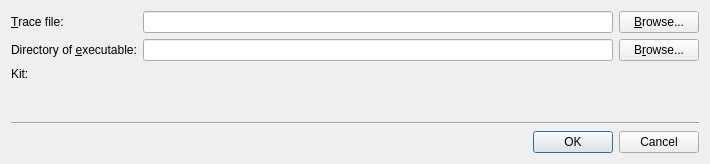
<?xml version="1.0" encoding="UTF-8"?>
<ui version="4.0">
 <class>PerfProfiler::Internal::PerfLoadDialog</class>
 <widget class="QWidget" name="PerfProfiler::Internal::PerfLoadDialog">
  <property name="geometry">
   <rect>
    <x>0</x>
    <y>0</y>
    <width>710</width>
    <height>164</height>
   </rect>
  </property>
  <property name="windowTitle">
   <string>Load Perf Trace</string>
  </property>
  <layout class="QVBoxLayout" name="verticalLayout">
   <item>
    <layout class="QGridLayout" name="gridLayout">
     <item row="0" column="0">
      <widget class="QLabel" name="label1">
       <property name="text">
        <string>&amp;Trace file:</string>
       </property>
       <property name="buddy">
        <cstring>traceFileLineEdit</cstring>
       </property>
      </widget>
     </item>
     <item row="0" column="1">
      <widget class="QLineEdit" name="traceFileLineEdit"/>
     </item>
     <item row="0" column="2">
      <widget class="QPushButton" name="browseTraceFileButton">
       <property name="text">
        <string>&amp;Browse...</string>
       </property>
      </widget>
     </item>
     <item row="1" column="0">
      <widget class="QLabel" name="label2">
       <property name="text">
        <string>Directory of &amp;executable:</string>
       </property>
       <property name="buddy">
        <cstring>executableDirLineEdit</cstring>
       </property>
      </widget>
     </item>
     <item row="1" column="1">
      <widget class="QLineEdit" name="executableDirLineEdit"/>
     </item>
     <item row="1" column="2">
      <widget class="QPushButton" name="browseExecutableDirButton">
       <property name="text">
        <string>B&amp;rowse...</string>
       </property>
      </widget>
     </item>
     <item row="2" column="0">
      <widget class="QLabel" name="label3">
       <property name="text">
        <string>Kit:</string>
       </property>
      </widget>
     </item>
     <item row="2" column="1" colspan="2">
      <widget class="ProjectExplorer::KitChooser" name="kitChooser" native="true"/>
     </item>
    </layout>
   </item>
   <item>
    <spacer name="verticalSpacer">
     <property name="orientation">
      <enum>Qt::Vertical</enum>
     </property>
     <property name="sizeHint" stdset="0">
      <size>
       <width>20</width>
       <height>0</height>
      </size>
     </property>
    </spacer>
   </item>
   <item>
    <widget class="Line" name="line">
     <property name="orientation">
      <enum>Qt::Horizontal</enum>
     </property>
    </widget>
   </item>
   <item>
    <widget class="QDialogButtonBox" name="buttonBox">
     <property name="orientation">
      <enum>Qt::Horizontal</enum>
     </property>
     <property name="standardButtons">
      <set>QDialogButtonBox::Cancel|QDialogButtonBox::Ok</set>
     </property>
    </widget>
   </item>
  </layout>
 </widget>
 <customwidgets>
  <customwidget>
   <class>ProjectExplorer::KitChooser</class>
   <extends>QWidget</extends>
   <header location="global">projectexplorer/kitchooser.h</header>
   <container>1</container>
  </customwidget>
 </customwidgets>
 <resources/>
 <connections>
  <connection>
   <sender>buttonBox</sender>
   <signal>accepted()</signal>
   <receiver>PerfLoadDialog</receiver>
   <slot>accept()</slot>
   <hints>
    <hint type="sourcelabel">
     <x>248</x>
     <y>254</y>
    </hint>
    <hint type="destinationlabel">
     <x>157</x>
     <y>274</y>
    </hint>
   </hints>
  </connection>
  <connection>
   <sender>buttonBox</sender>
   <signal>rejected()</signal>
   <receiver>PerfLoadDialog</receiver>
   <slot>reject()</slot>
   <hints>
    <hint type="sourcelabel">
     <x>316</x>
     <y>260</y>
    </hint>
    <hint type="destinationlabel">
     <x>286</x>
     <y>274</y>
    </hint>
   </hints>
  </connection>
 </connections>
</ui>
